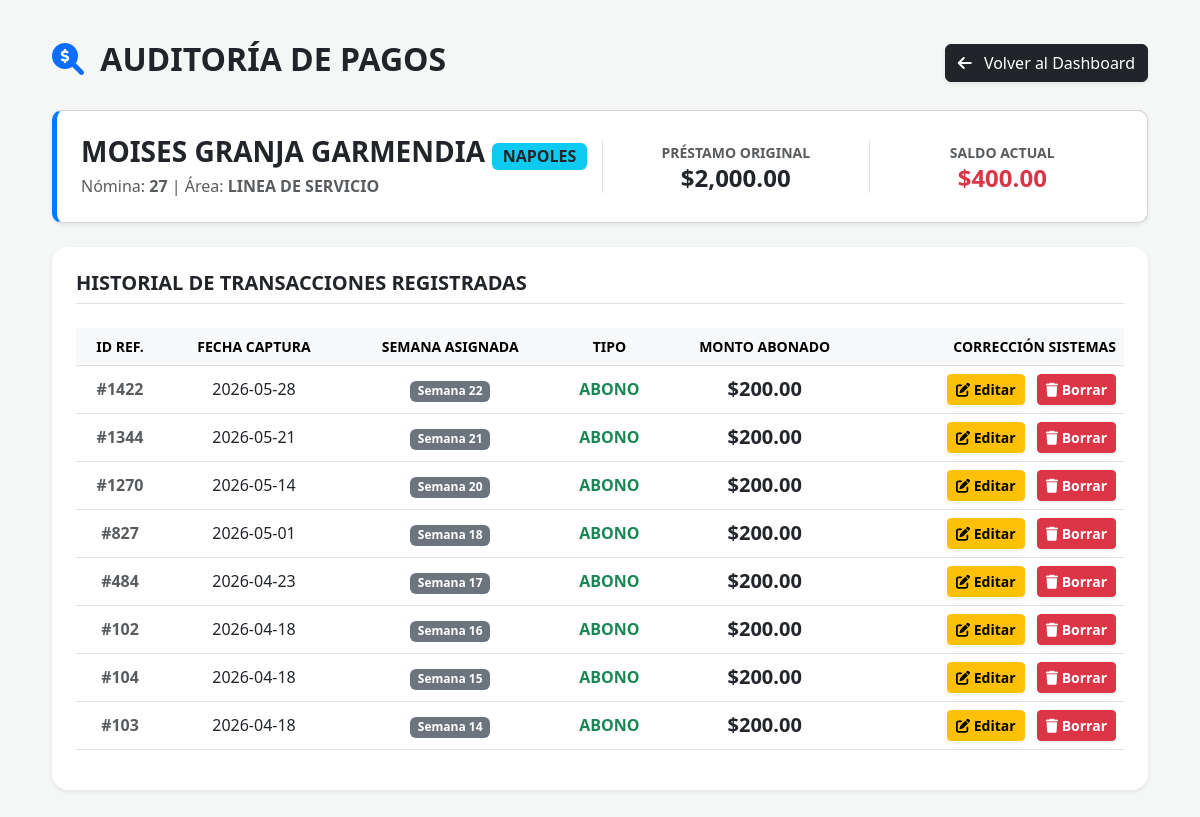
Page /auditar_abonos/22 (signed in) on the committed database.
### tables this page shows
CREATE TABLE prestamos (
        id INTEGER PRIMARY KEY AUTOINCREMENT, nomina TEXT, empleado TEXT NOT NULL,
        area TEXT, monto_inicial REAL, saldo_pendiente REAL, fecha_otorgamiento TEXT, sucursal TEXT, semana_otorgada INTEGER, autoriza TEXT, motivo_adicional TEXT, id_empleado TEXT, fecha_ingreso TEXT, puesto TEXT);

CREATE TABLE movimientos (
        id INTEGER PRIMARY KEY AUTOINCREMENT, prestamo_id INTEGER, fecha TEXT, semana INTEGER, tipo TEXT, monto REAL,
        FOREIGN KEY(prestamo_id) REFERENCES prestamos(id));

### app.py (the view)
@app.route('/auditar_abonos/<int:prestamo_id>')
def auditar_abonos(prestamo_id):
    if 'user' not in session:
        return redirect('/login')
    conn = sqlite3.connect(DB_NAME, timeout=10.0)
    conn.row_factory = sqlite3.Row
    emp = conn.execute('SELECT * FROM prestamos WHERE id = ?', (prestamo_id,)).fetchone()
    if not es_admin() and emp['sucursal'] != session['sucursal']:
        conn.close()
        flash("Acceso denegado.", "danger")
        return redirect('/')
    movs = conn.execute('SELECT * FROM movimientos WHERE prestamo_id = ? ORDER BY semana DESC, id DESC', (prestamo_id,)).fetchall()
    conn.close()
    return render_template('editar_abonos.html', emp=emp, movimientos=movs, admin=es_admin())

### app.py (called while the page is built)
def es_admin():
    return session.get('rol') == 'ADMIN'

### templates/editar_abonos.html (shortened to what this page needs)
<!DOCTYPE html>
<html lang="es">
<head>
    <link href="https://cdn.jsdelivr.net/npm/bootstrap@5.3.0/dist/css/bootstrap.min.css" rel="stylesheet">
    <link rel="stylesheet" href="https://cdnjs.cloudflare.com/ajax/libs/font-awesome/6.0.0/css/all.min.css">
</head>
<body>
<div class="container">
    <div class="d-flex justify-content-between align-items-center mb-4">
        <h2 class="fw-bold text-dark text-uppercase"><i class="fas fa-search-dollar me-2 text-primary"></i> Auditoría de Pagos</h2>
        <a href="/" class="btn btn-dark shadow-sm"><i class="fas fa-arrow-left me-2"></i> Volver al Dashboard</a>
    </div>
    <div class="card p-4 shadow-sm info-card bg-white mb-4">
        <div class="row align-items-center">
            <div class="col-md-6">
                <h3 class="fw-bold mb-1">{{ emp.empleado }} <span class="badge bg-info text-dark fs-6">{{ emp.sucursal }}</span></h3>
                <p class="text-muted mb-0">Nómina: <strong>{{ emp.nomina }}</strong> | Área: <strong>{{ emp.area }}</strong></p>
            </div>
            <div class="col-md-3 text-center border-start">
                <small class="text-muted fw-bold text-uppercase">Préstamo Original</small>
                <h4 class="fw-bold text-dark mb-0">${{ "{:,.2f}".format(emp.monto_inicial) }}</h4>
            </div>
            <div class="col-md-3 text-center border-start">
                <small class="text-muted fw-bold text-uppercase">Saldo Actual</small>
                <h4 class="fw-bold text-danger mb-0">${{ "{:,.2f}".format(emp.saldo_pendiente) }}</h4>
            </div>
        </div>
    </div>
    <div class="card shadow-sm border-0 rounded-4 p-4 bg-white">
        <h5 class="fw-bold mb-4 text-uppercase border-bottom pb-2">Historial de Transacciones Registradas</h5>
        <table class="table table-hover align-middle text-center">
            <thead class="table-light text-uppercase small">
                <tr>
                    <th>ID Ref.</th>
                    <th>Fecha Captura</th>
                    <th>Semana Asignada</th>
                    <th>Tipo</th>
                    <th>Monto Abonado</th>
                    {% if admin %}
                    <th class="text-end">Corrección SISTEMAS</th>
                    {% endif %}
                </tr>
            </thead>
            <tbody>
                {% for m in movimientos %}
                <tr>
                    <td class="text-muted fw-bold">#{{ m.id }}</td>
                    <td>{{ m.fecha }}</td>
                    <td><span class="badge bg-secondary">Semana {{ m.semana }}</span></td>
                    <td class="fw-bold text-success">{{ m.tipo }}</td>
                    <td class="fw-bold fs-5">${{ "{:,.2f}".format(m.monto) }}</td>
                    {% if admin %}
                    <td class="text-end">
                        <button class="btn btn-warning btn-sm fw-bold me-2 shadow-sm" data-bs-toggle="modal" data-bs-target="#modalEditarMov{{ m.id }}"><i class="fas fa-edit"></i> Editar</button>
                        <button class="btn btn-danger btn-sm fw-bold shadow-sm" data-bs-toggle="modal" data-bs-target="#modalBorrarMov{{ m.id }}"><i class="fas fa-trash"></i> Borrar</button>
                    </td>
                    {% endif %}
                </tr>
                {% else %}
                <tr><td colspan="6" class="text-muted py-4">Este empleado aún no tiene abonos registrados.</td></tr>
                {% endfor %}
            </tbody>
        </table>
    </div>
</div>
</body>
</html>

### templates/editar_abonos.html (style rules this page uses)
body { background: #f4f7f6; font-family: 'Segoe UI', sans-serif; padding: 40px; }
.info-card { border-left: 5px solid #007bff; border-radius: 10px; }

### rows in the picture
prestamos: empleado "MOISES GRANJA GARMENDIA", sucursal "NAPOLES", nomina "27", area "LINEA DE SERVICIO", monto_inicial "2,000.00", saldo_pendiente "400.00"
movimientos: id "1422", fecha "2026-05-28", semana "22", tipo "ABONO", monto "200.00"
movimientos: id "1344", fecha "2026-05-21", semana "21", tipo "ABONO", monto "200.00"
movimientos: id "1270", fecha "2026-05-14", semana "20", tipo "ABONO", monto "200.00"
movimientos: id "827", fecha "2026-05-01", semana "18", tipo "ABONO", monto "200.00"
movimientos: id "484", fecha "2026-04-23", semana "17", tipo "ABONO", monto "200.00"
movimientos: id "102", fecha "2026-04-18", semana "16", tipo "ABONO", monto "200.00"
movimientos: id "104", fecha "2026-04-18", semana "15", tipo "ABONO", monto "200.00"
movimientos: id "103", fecha "2026-04-18", semana "14", tipo "ABONO", monto "200.00"
